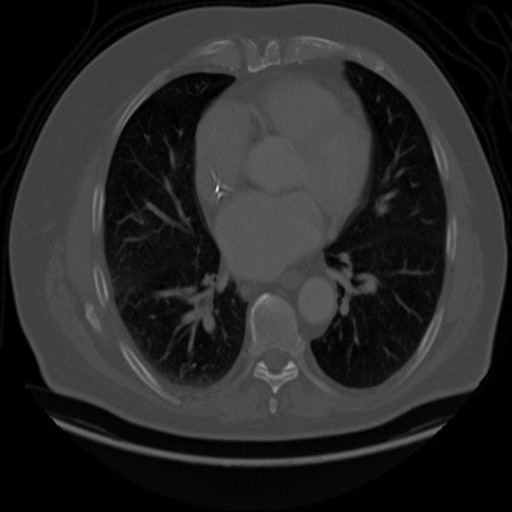
%> input picture Segm/segm2.png, 512 x 512 px
$ octave progetto_ct.m   (GNU Octave 9; MATLAB toolbox functions it lacks are replaced by stand-ins)
%> lines starting %> are read from the running program, lines starting %| are printed output that depends on the picture; in (x1, y1, x2, y2) boxes, pixels count from 0 and x2, y2 are one past the last pixel; in counts of white or black regions, pixels touching at a corner belong together; the program's own positions count from 1
% CT
clc;
close all;
clear all;

im = double(imread('segm2.png'));
%> im: size 512x512 double; min 0, max 241, mean 40.6; mean of the top-left, top-right, bottom-left and bottom-right quarters 41.6, 48.2, 35.2, 37.5
figure, imagesc(im), axis image, colormap("gray"), colorbar
title('Immagine originale')

im = im - min(im(:));
im = im ./ max(im(:));

figure, imagesc(im), axis image, colormap("gray"), colorbar
title('Immagine normalizzata')
figure, histogram(im(:),100), grid
title('Istogramma immagine')
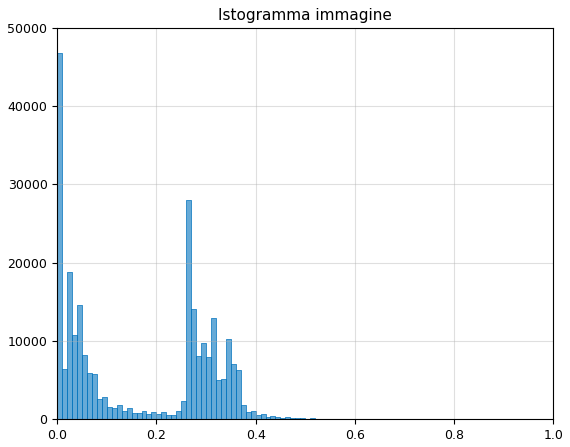
%> figure redrawn from the program's plot data; tallest bar 46782 high, from x = 0 to 0.01

%% Segmentazione per soglie
th = [0 0.2 0.31 0.33 1];
sgm2 = zeros(size(im));
n_regioni = length(th)-1;
tic
for k = 1:n_regioni
    temp = double((im>=th(k)) & (im<th(k+1)));
    temp = bwareaopen(temp, 10);
    sgm_stack(:,:,k) = temp;
    sgm2 = sgm2 + (k-1)*temp;
end
%> this loop made 4 passes
%> pass 1, `temp = double((im>=th(k)) & (im<th(k+1)));`:
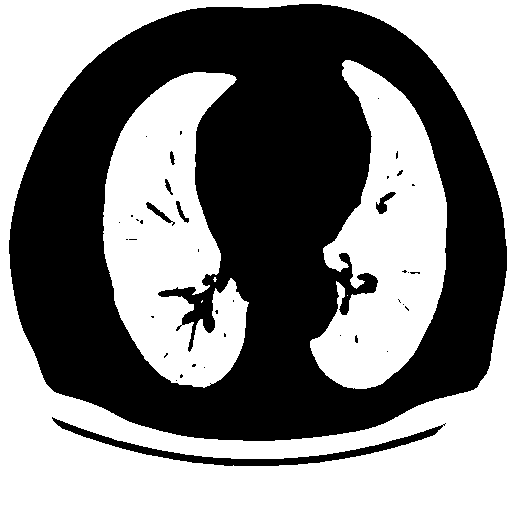
%> temp: size 512x512 double; values 0 (black) and 1 (white), 51.2% white; 39 black regions (32 under 20 px), largest, box (x1, y1, x2, y2) and area: (9, 4, 507, 441) 124488, (52, 417, 446, 466) 2722, (376, 192, 396, 214) 181
%> after the loop:
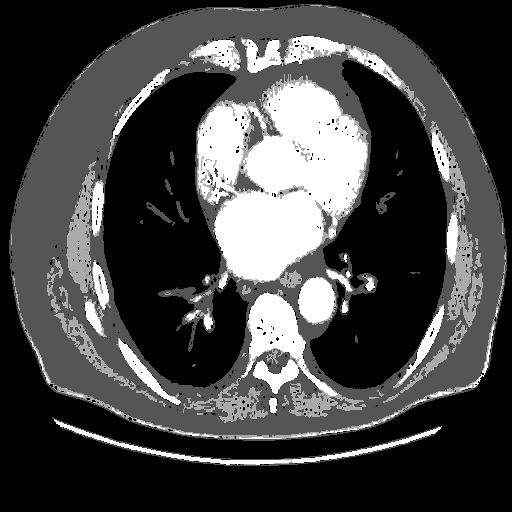
%> sgm2: size 512x512 double; min 0, max 3, mean 0.811; drawn with min black and max white
%> after the loop:
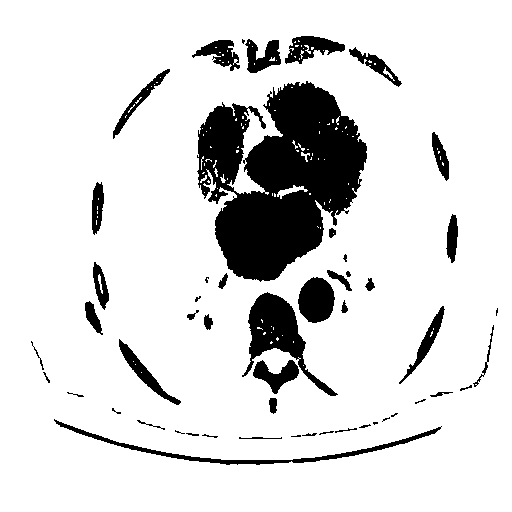
%> sgm_stack: size 512x512x4 logical; mean R, G, B, A 0.512, 0.28, 0.0606, 0.137; transparent parts drawn white
t_threshold = toc;
figure, montage(255*sgm_stack), title('Segmentazione a soglie')
figure, imagesc(sgm2), axis image, colorbar, title('Mappa segmentata a soglie')

%% Segmentazione basata sui bordi
h = fspecial('sobel');
b_o = conv2(im, h, 'same');
b_v = conv2(im, h.', 'same');
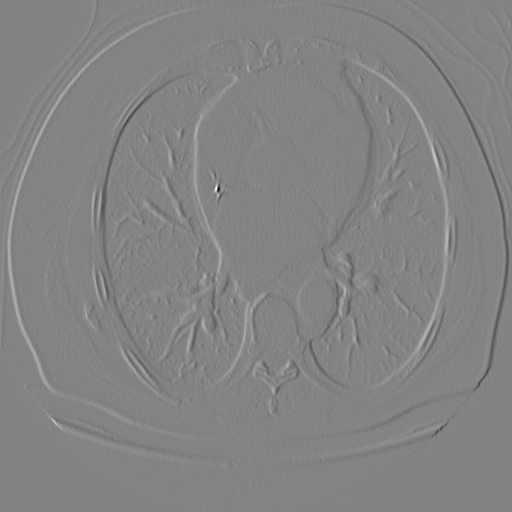
%> b_v: size 512x512 double; min -2.62, max 2.44, mean 2.09e-06; drawn with min black and max white
b = abs(b_o) + abs(b_v);
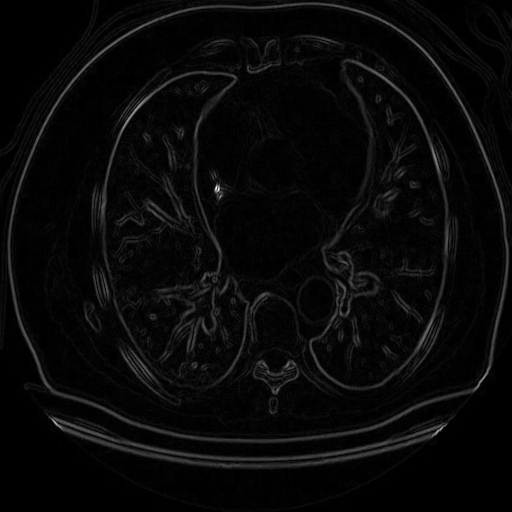
%> b: size 512x512 double; min 0, max 3.34, mean 0.116; drawn with min black and max white
figure, imagesc(b), axis image, colormap("gray"), colorbar
title('Segmentazione basata sui bordi')

%% Region growing CT
img = padarray(im,[1 1],-1000);
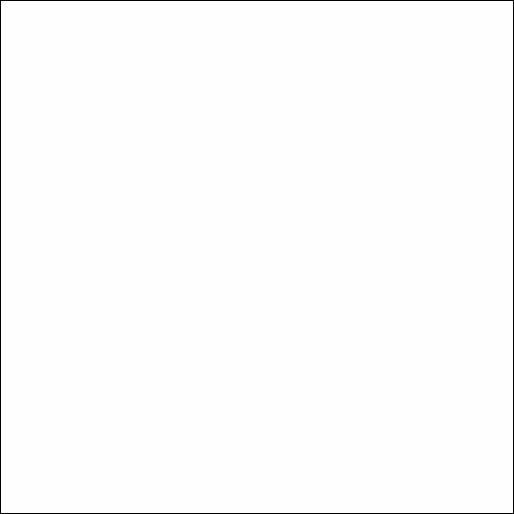
%> img: size 514x514 double; min -1000, max 1, mean -7.6; drawn with min black and max white
figure, imagesc(img,[0 1]); axis image, colormap(gray), colorbar, hold on
title('Seleziona un seed con il mouse')
%> (the run ends here)

$ run again, with Segm/brain_mri1.png copied over Segm/segm2.png
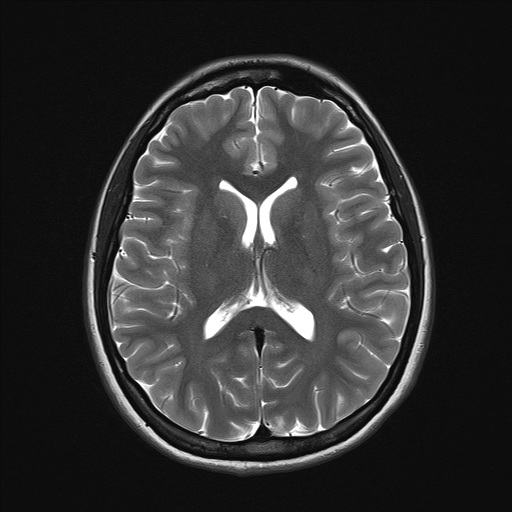
%> input picture Segm/brain_mri1.png, 512 x 512 px
%> the loop `for k = 1:n_regioni` made 4 passes
%> pass 1, `temp = double((im>=th(k)) & (im<th(k+1)));`:
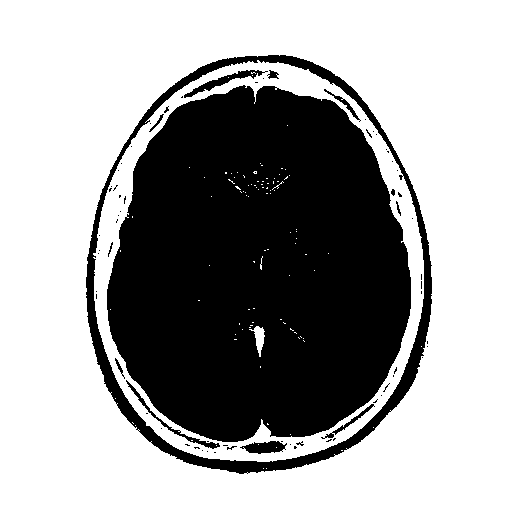
%> temp: size 512x512 double; values 0 (black) and 1 (white), 63.1% white; 72 black regions (59 under 20 px), largest, box (x1, y1, x2, y2) and area: (107, 85, 411, 442) 85021, (86, 55, 432, 474) 9643, (184, 70, 268, 98) 483
%> `b = abs(b_o) + abs(b_v);`:
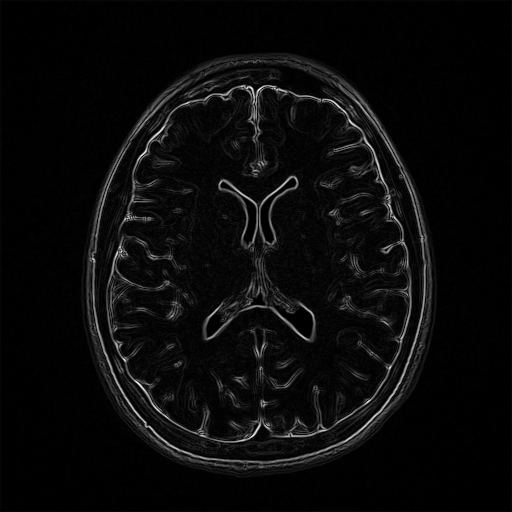
%> b: size 512x512 double; min 0, max 5.68, mean 0.239; drawn with min black and max white
